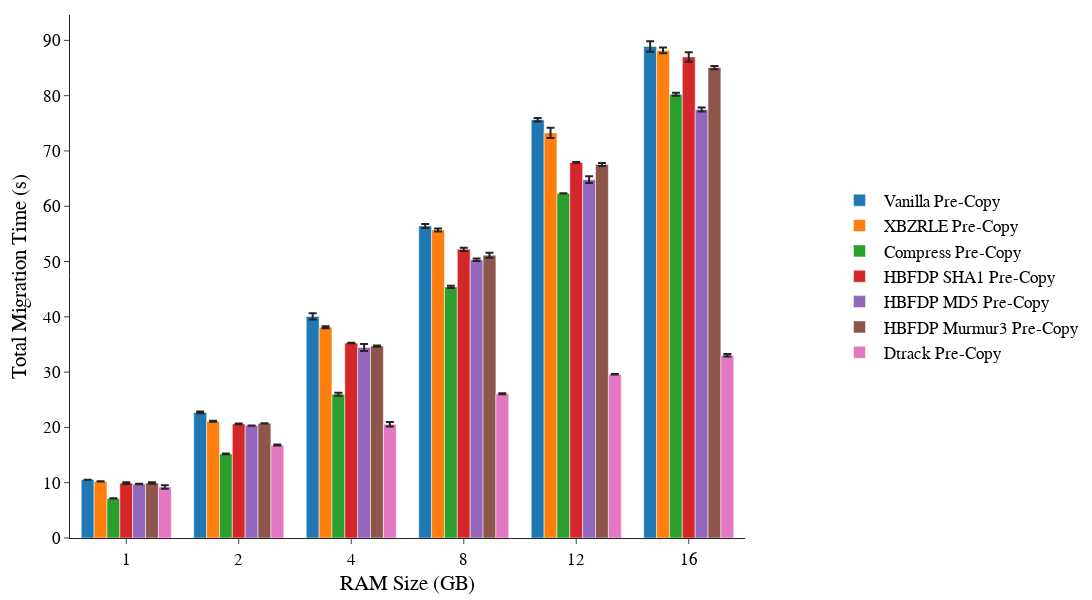

Write notebook code for a chart like this one.
### Code cell
mig_time_plot("Total-Time", "Total Migration Time (s)", "Memcached",
              ['Vanilla', 'XBZRLE', 'Compress', 'HBFDP_SHA1', 'HBFDP_MD5', 'HBFDP_Murmur3', 'Dtrack'], "X-C-HS1-HM5-HM3-D")

### Figure 1 — Plotly figure (JSON) as saved in the notebook; plotly's stock layout.template omitted (floating-point values rounded to 4 significant figures)
{"data": [{"error_y": {"array": [0.001155, 0.171, 0.5787, 0.3732, 0.3061, 0.9541], "type": "data"}, "name": " Vanilla Pre-Copy", "x": ["1", "2", "4", "8", "12", "16"], "y": [10.55, 22.72, 40.08, 56.43, 75.65, 88.91], "type": "bar"}, {"error_y": {"array": [0.02485, 0.09174, 0.175, 0.2737, 0.921, 0.524], "type": "data"}, "name": " XBZRLE Pre-Copy", "x": ["1", "2", "4", "8", "12", "16"], "y": [10.23, 21.13, 38.1, 55.72, 73.26, 88.18], "type": "bar"}, {"error_y": {"array": [0.02329, 0.06538, 0.2736, 0.2132, 0.027, 0.2559], "type": "data"}, "name": " Compress Pre-Copy", "x": ["1", "2", "4", "8", "12", "16"], "y": [7.147, 15.2, 26.0, 45.41, 62.33, 80.26], "type": "bar"}, {"error_y": {"array": [0.1431, 0.06709, 0.04087, 0.2915, 0.08228, 0.8571], "type": "data"}, "name": " HBFDP SHA1 Pre-Copy", "x": ["1", "2", "4", "8", "12", "16"], "y": [9.92, 20.62, 35.25, 52.22, 67.93, 87.01], "type": "bar"}, {"error_y": {"array": [0.04744, 0.03279, 0.631, 0.2281, 0.6316, 0.3615], "type": "data"}, "name": " HBFDP MD5 Pre-Copy", "x": ["1", "2", "4", "8", "12", "16"], "y": [9.755, 20.33, 34.47, 50.31, 64.81, 77.48], "type": "bar"}, {"error_y": {"array": [0.1235, 0.0293, 0.1044, 0.446, 0.2891, 0.3113], "type": "data"}, "name": " HBFDP Murmur3 Pre-Copy", "x": ["1", "2", "4", "8", "12", "16"], "y": [9.954, 20.74, 34.71, 51.15, 67.55, 85.07], "type": "bar"}, {"error_y": {"array": [0.323, 0.08492, 0.4012, 0.1019, 0.0411, 0.225], "type": "data"}, "name": " Dtrack Pre-Copy", "x": ["1", "2", "4", "8", "12", "16"], "y": [9.225, 16.84, 20.56, 26.08, 29.6, 33.04], "type": "bar"}], "layout": {"barmode": "group", "xaxis": {"title": {"text": "RAM Size (GB)", "standoff": 8}}, "yaxis": {"title": {"text": "Total Migration Time (s)", "standoff": 10}}, "font": {"family": "Arial", "size": 17.2, "color": "black"}, "margin": {"t": 15, "r": 10, "l": 70, "b": 45, "autoexpand": true}, "legend": {"orientation": "v", "yanchor": "middle", "y": 0.5, "xanchor": "right", "x": 1.5}, "width": 1200, "height": 600}}
